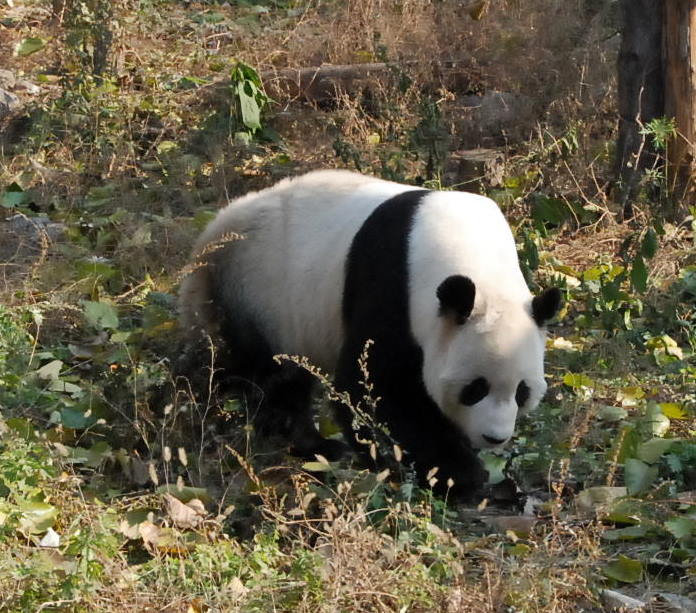
#> input picture models/testdata/panda.jpg, 696 x 613 px
$ python -i cIO_prepare.py   (imports and definitions only)
#> lines starting #> are read from the running program, lines starting #| are printed output that depends on the picture
#!/usr/bin/env python3
"""
Prepare one fixed EfficientNet-Lite0 inference for bare-metal Spike.

Flow:
    Preprocess and quantize panda.jpg
    Run the TFLite reference model once
    Write model input and golden output as C arrays
    Estimate model MACs from the TFLite tensor shapes
"""

import argparse
from pathlib import Path

import numpy as np
from ai_edge_litert.interpreter import Interpreter, OpResolverType
from PIL import Image


ROOT = Path(__file__).resolve().parents[1]
DEFAULT_MODEL = ROOT / "models/upstream/efficientnet-lite0-int8.tflite"
DEFAULT_IMAGE = ROOT / "models/testdata/panda.jpg"
DEFAULT_DATA = ROOT / "build/phase2/phase2_test_data.c"
DEFAULT_MACS = ROOT / "build/phase2/phase2_estimated_macs.txt"

OPERATOR_FUNCTION = {
    "CONV_2D": "conv2d_s8",
    "DEPTHWISE_CONV_2D": "depthwise_conv2d_s8",
    "FULLY_CONNECTED": "fully_connected_s8",
}


def preprocess_image(path):
    """
    Reproduce the official EfficientNet-Lite image preprocessing.

    Flow:
        RGB image
        -> center crop 87.5% of the shorter side
        -> bicubic resize to 224 x 224
        -> float32 normalization: (pixel - 127) / 128
        -> add batch dimension: [224, 224, 3] -> [1, 224, 224, 3]
    """
#> called with path = '../models/testdata/panda.jpg'
    image = Image.open(path).convert("RGB")
#> image is the input picture: PIL image 696x613 RGB; mean R, G, B 100, 93.1, 72.1
    crop_size = int(0.875 * min(image.size))
#> crop_size = 536
    left = ((image.width - crop_size) + 1) // 2
#> left = 80
    top = ((image.height - crop_size) + 1) // 2
#> top = 39
    image = image.crop((left, top, left + crop_size, top + crop_size))
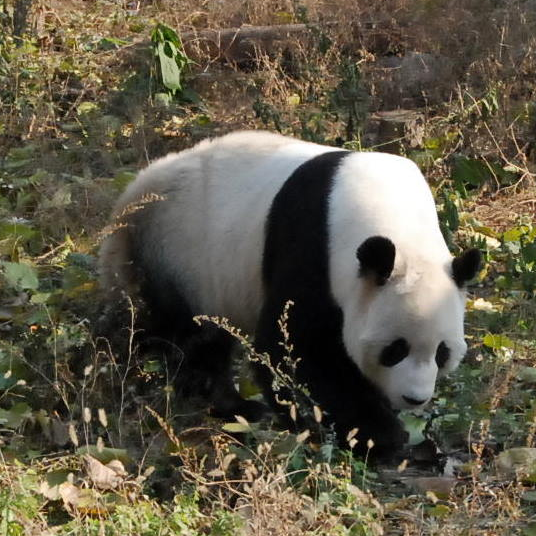
#> image: PIL image 536x536 RGB; mean R, G, B 95, 88.7, 71.5
    image = image.resize((224, 224), Image.Resampling.BICUBIC)
#> image: PIL image 224x224 RGB
    pixels = np.asarray(image, dtype=np.float32)
    return ((pixels - 127.0) / 128.0)[None, ...]


# [153 lines left out: functions quantize_input, array_product, estimate_operator_macs, tensor_shape, estimate_model_macs, write_estimated_macs and 3 more, not called in this run]


# [2 lines not run here, left out]

>>> result = preprocess_image('../models/testdata/panda.jpg')
